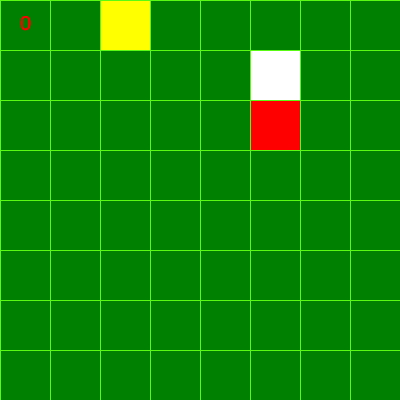
Frame 1 (no input)
Frame 60 (no input): identical to frame 1, image omitted
Frame 120 (the mouse pressed at the canvas centre since frame 60): identical to frame 1, image omitted

The p5.js sketch that drew this single still picture (run headless with seeded random() and noise() and a simulated clock; from frame 60 on, the mouse is pressed at the canvas centre):

// p5.js sketch
// ── sketch.js
const nl=8;
const nc=8;
const lado=50;
let snake_x=2;
let snake_y=0;
let snake_color;
let cell_color;


let food_x=0;
let food_y=0;
let food_color;
let food_count=0;

let inimigox=4;
let inimigoy=6;
let inimigocolor;
let inivelx=2;
let inively=1;

function food_gene(){
  food_x=parseInt(random(0,nc));
  food_y=parseInt(random(0,nl));
}

function inimigo_gene(){
  inimigox=parseInt(random(0,nc));
  inimigoy=parseInt(random(0,nl));
  
  if(inimigox==food_x && inimigoy == food_y){
    inimigo_gene();
  }
}

function setup() {
  createCanvas(nc*lado, nl*lado);
  snake_color= color("yellow");
  cell_color= color("green");
  food_color= color("white");
  inimigocolor= color("red");
  food_gene();
  inimigo_gene();
}


function draw_cell(x, y, color){
  noStroke();
  fill(color)
    square(x*lado+1, y*lado+1, lado-1);
  
}

function draw_mat(){
  fill(155);
  for(let c=0; c<nc; c++)
    for(let l=0; l<nl; l++)
      draw_cell(c, l, cell_color);
}

function snake_walk(){
  if(snake_x== nc)
    snake_x=0;
  if(snake_y==nl)
    snake_y=0;
  if(snake_x==-1)
    snake_x=nc-1;
  if(snake_y==-1)
    snake_y=nl-1;
}

function draw() {
  snake_walk();
  background(90, 250, 20);
  
  
  if(snake_x==food_x && snake_y == food_y){
    food_gene();
    inimigo_gene();
    food_count+=1;
  }
  
  if(snake_x==inimigox && snake_y == inimigoy){
    inimigo_gene();
    food_count=0;
  }
  
  //tentativa de fazer o inimigo se mover
 /* inimigox+=inivelx;
  inimigoy+=inively;
  
  if(inimigox>width)
    inivelx*=-1;
  if(inimigoy>height)
    inively*=-1;
  
  if(inimigoy<0)
    inively*=-1;
  if(inimigox<0)
    inivelx*=-1;
  */
  
  
  draw_mat();
  draw_cell(food_x, food_y, food_color)
  draw_cell(snake_x, snake_y, snake_color);
  draw_cell(inimigox, inimigoy, inimigocolor);
  
  fill(256,0,0)
  textSize(20)
  text(food_count,20,30);
  
  if(food_count == 5 || food_count > 5)
    fill(256, 256, 0);
    text(food_count, 20, 30);
  if(food_count == 10 || food_count > 15)
    fill(256, 20, 256);
    text(food_count, 20, 30);
  if(food_count==20)
    text("VOCÊ PASSOU- Fase 2", 90, height/2);
  
  if(food_count==20)
   cell_color= color("blue"); //segunda fase
}

function keyPressed(){
  if (keyCode === LEFT_ARROW)
    snake_x-=1;
  else if (keyCode === RIGHT_ARROW)
    snake_x+=1;
  else if (keyCode === UP_ARROW)
    snake_y-=1;
  else if (keyCode === DOWN_ARROW)
    snake_y+=1;
}
